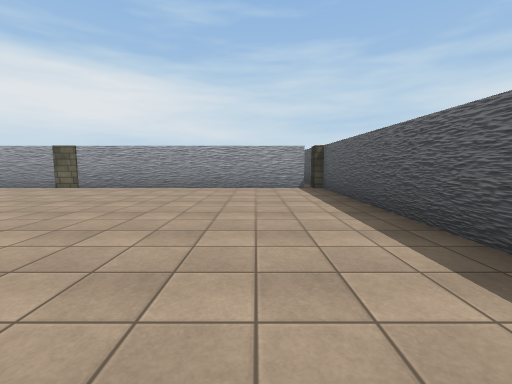
view 1 (above)

24 first-person views from a walk through a 3-D level made in the Unity game engine. The camera is 1.3 m above the floor, tilts 6° down and sees 90° across. The floor is counted in squares, 2 m on a side. Each view is taken from the middle of a square. On the plan, view 1 faces up. The plan holds only what a view shows up to about 9 squares ahead; the rest is blank. The place goes on beyond the plan. The player character is not drawn. Some surface patterns are stand-ins.

view 2
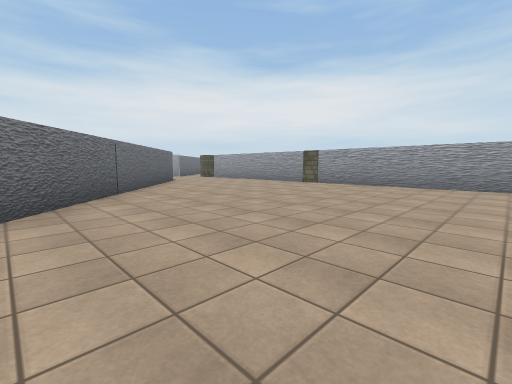

view 3
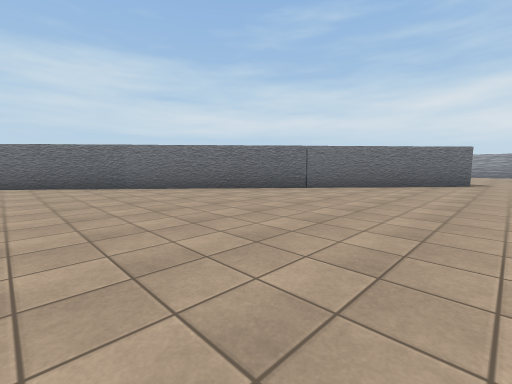

view 4
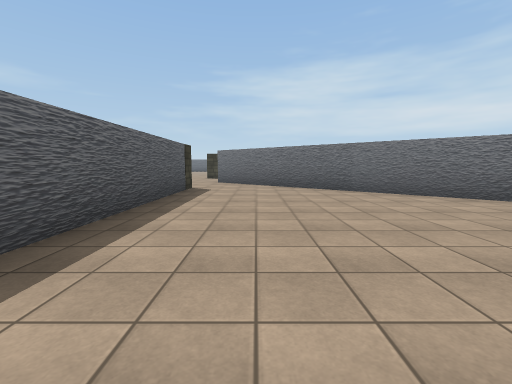

view 5
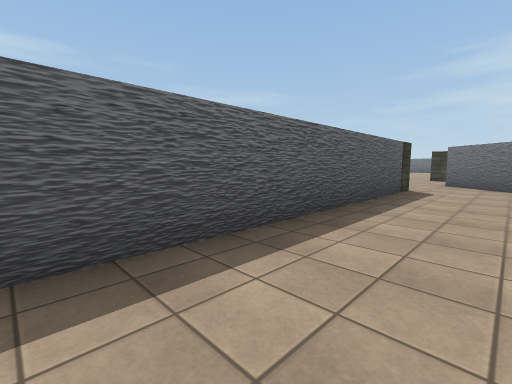

view 6
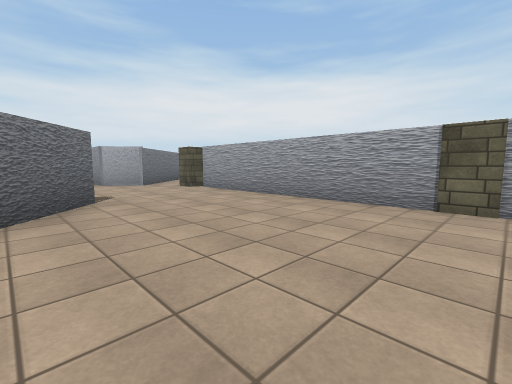

view 7
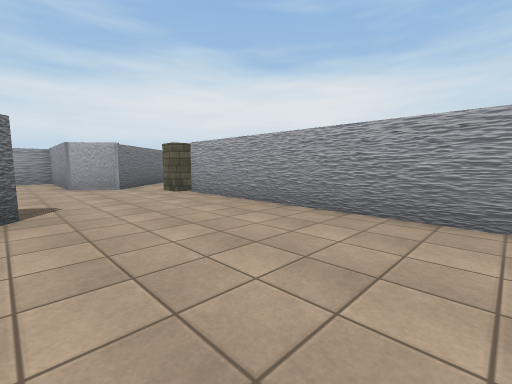

view 8
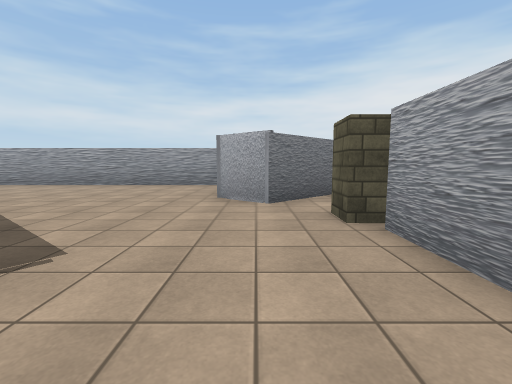

view 9
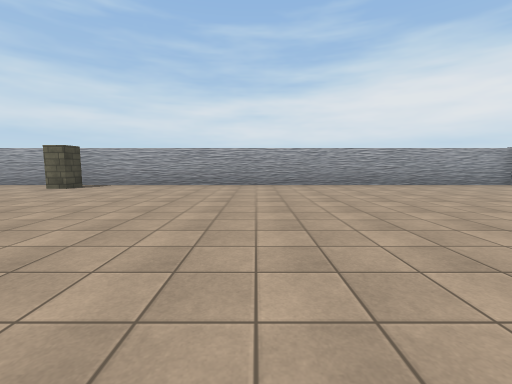

view 10
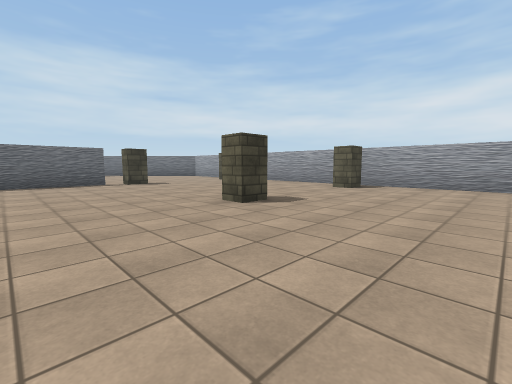

view 11
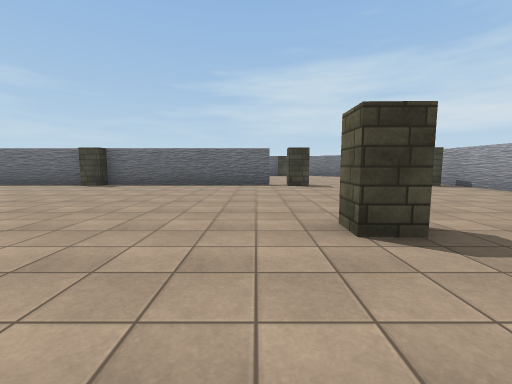

view 12
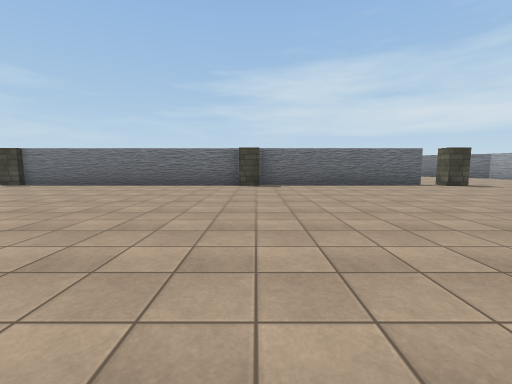

view 13
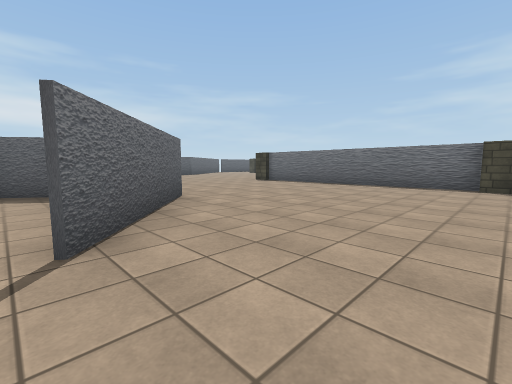

view 14
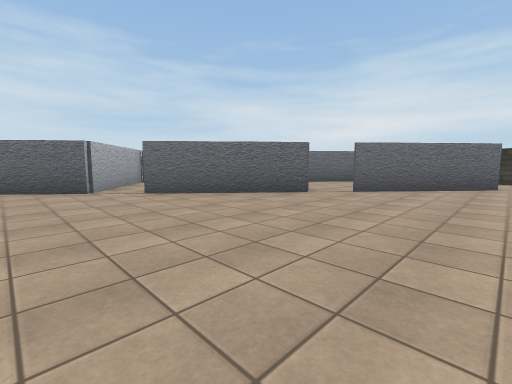

view 15
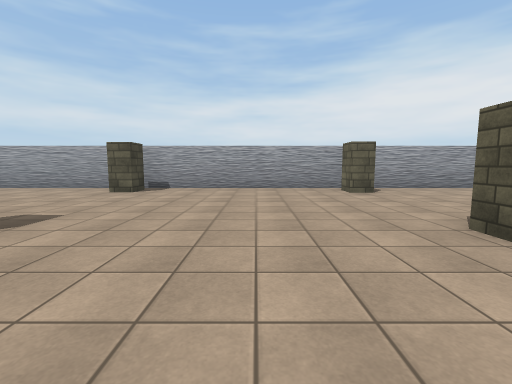

view 16
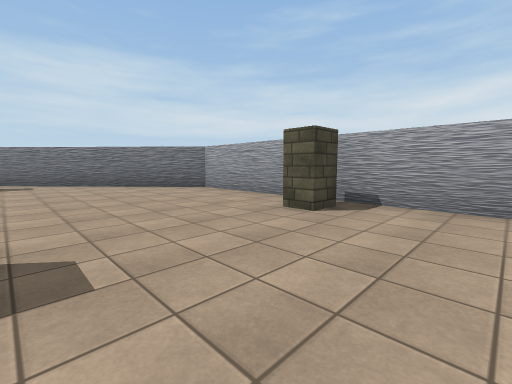

view 17
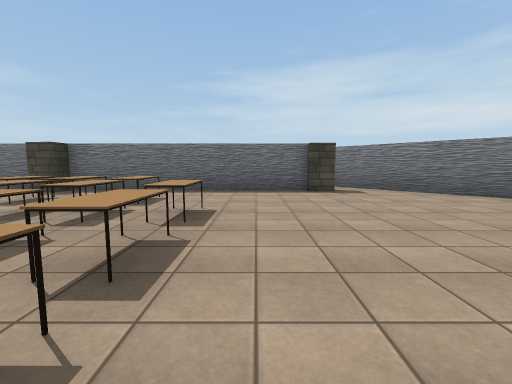

view 18
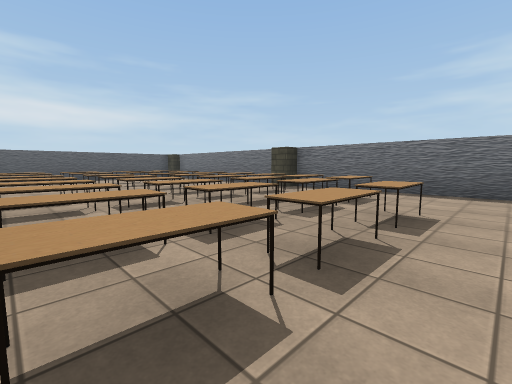

view 19
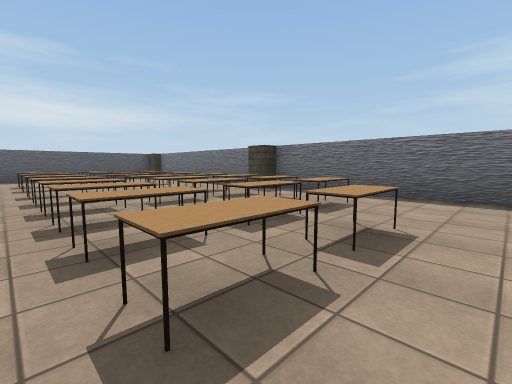

view 20
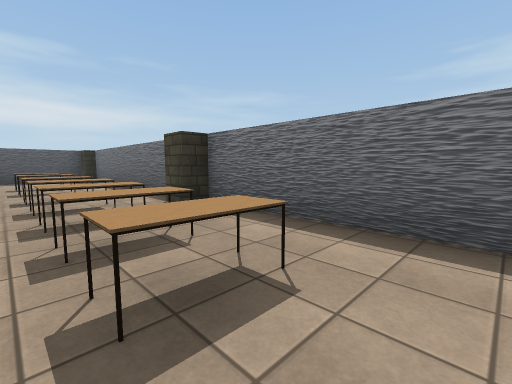

view 21
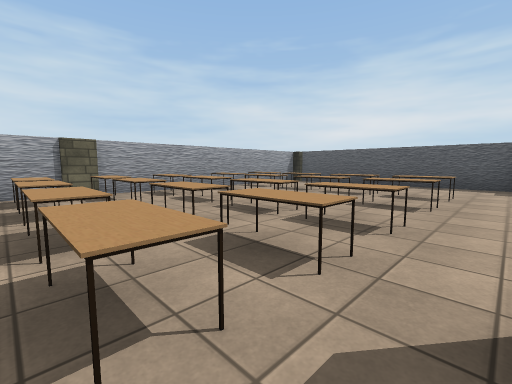

view 22
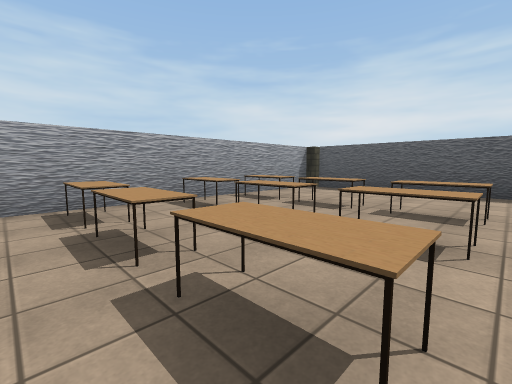

view 23
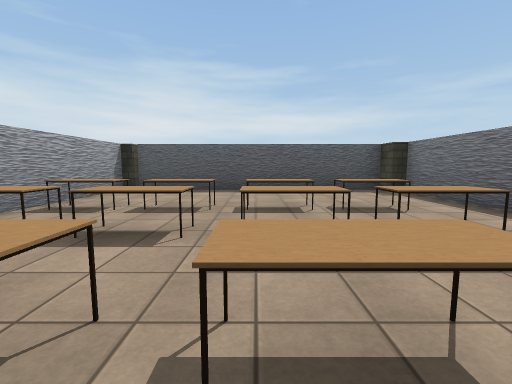

view 24
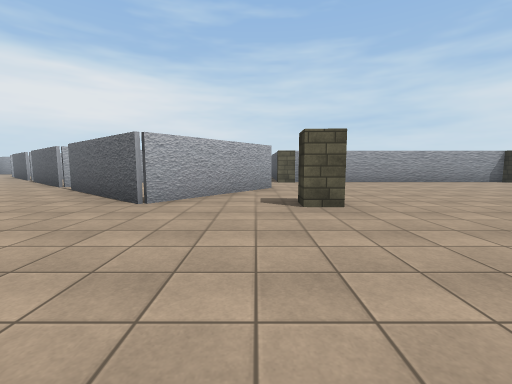

### Floor plan
Points are (right, up) in squares from view 1. A wall is a line through its corners. A room is listed if a view was taken in it or the views show most of it. See-through windows are left out.
Room 1 (views 1, 2, 3, 4, 5, 6, 7, 8)
walls: (-5.6, 7.3) (-8.6, 7.3); (1.9, -2.5) (1.9, 7); (1.5, 7.3) (-3.8, 7.3); (-10, 4.1) (1.4, -5.7); (-9.5, 7.3) (-11.5, 7.3)
ways out: opening at (-10.5, 5.5) to room 2; opening at (2, -4.5) to room 2; opening at (-9, 7); opening at (-4.5, 7)
objects: other object (2, -3)
Room 2 (views 9, 10, 11, 12, 13, 14, 15, 16, 17, 18, 19, 20, 21, 22, 23, 24)
walls: (-2.4, -14.5) (1.2, -14.5); (-4.7, -5.6) (-7.7, -3); (1.4, -5.7) (-0.9, -8.8) (-3.9, -6.2); (-5.4, -14.5) (-4.8, -14.5); (1.5, -14.5) (-7.1, -14.5); (-8.6, -2.3) (-10, -1); (-11.5, -14.5) (-10.6, -14.5); (1.9, -21.4) (1.9, -15.5); (-12.4, -21.6) (-3.5, -21.6); (-13.3, 6.3) (-14.1, 5.2) (-17.3, 5.3) (-17.3, -18.5) (-13, -23.2)
ways out: opening at (-10.5, 5.5) to room 1; opening at (2, -4.5) to room 1; opening at (-12.5, 7); opening at (-3, -6)
objects: other object (-16, -14); other object (-16, -8); other object (-13, -22); other object (-12, -14); other object (-12, -8); other object (-10, -18); other object (-10, -17) to (-10, -16); other object (-10, -15); other object (-9, -20); other object (-9, -18); other object (-9, -17) to (-9, -16); other object (-9, -15); other object (-8, -20); other object (-8, -18); other object (-8, -17); other object (-8, -16) to (-8, -15); other object (-7, -20); other object (-7, -18); other object (-7, -17) to (-7, -16); other object (-7, -15); other object (-6, -22) to (-6, -21); other object (-6, -20); other object (-6, -18); other object (-6, -17) to (-6, -16); other object (-6, -15) to (-6, -14); other object (-4, -20); other object (-4, -18); other object (-4, -17) to (-4, -16); other object (-4, -15); other object (-3, -20); other object (-3, -18); other object (-3, -17) to (-3, -16); other object (-3, -15); other object (-1, -20); other object (-1, -18); other object (-1, -17) to (-1, -16); other object (-1, -15); other object (1, -22); other object (2, -15) to (2, -14); other object (2, -9)

Where each view was taken, in squares from view 1:
view 1: 0 up, 0 right, facing up
view 2: 1 down, 0 right, facing up-left
view 3: 5 up, 0 right, facing down-left
view 4: 4 up, 0 right, facing down
view 5: 4 up, 0 right, facing down-right
view 6: 3 up, 5 left, facing up-left
view 7: 4 up, 6 left, facing up-left
view 8: 6 up, 9 left, facing left
view 9: 3 down, 9 left, facing left
view 10: 5 down, 9 left, facing down-left
view 11: 6 down, 11 left, facing down
view 12: 6 down, 6 left, facing down
view 13: 6 down, 6 left, facing down-right
view 14: 9 down, 10 left, facing up-right
view 15: 11 down, 10 left, facing left
view 16: 12 down, 13 left, facing down-left
view 17: 15 down, 11 left, facing down
view 18: 15 down, 11 left, facing down-right
view 19: 16 down, 11 left, facing down-right
view 20: 19 down, 10 left, facing down-right
view 21: 21 down, 7 left, facing up-right
view 22: 19 down, 5 left, facing up-right
view 23: 18 down, 5 left, facing right
view 24: 13 down, 1 right, facing up
